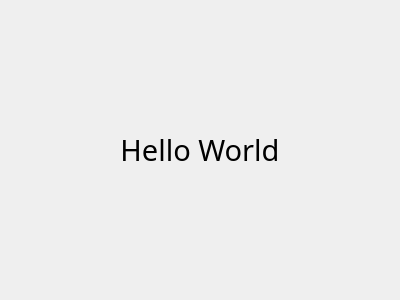
<?xml version="1.0" encoding="UTF-8"?>
<ui version="4.0">
 <class>Dialog</class>
 <widget class="QDialog" name="Dialog">
  <property name="geometry">
   <rect>
    <x>0</x>
    <y>0</y>
    <width>400</width>
    <height>300</height>
   </rect>
  </property>
  <property name="windowTitle">
   <string>Dialog</string>
  </property>
  <layout class="QVBoxLayout" name="verticalLayout">
   <item>
    <widget class="QLabel" name="label">
     <property name="font">
      <font>
       <family>맑은 고딕</family>
       <pointsize>22</pointsize>
      </font>
     </property>
     <property name="text">
      <string>Hello World</string>
     </property>
     <property name="alignment">
      <set>Qt::AlignCenter</set>
     </property>
    </widget>
   </item>
  </layout>
 </widget>
 <resources/>
 <connections/>
</ui>
